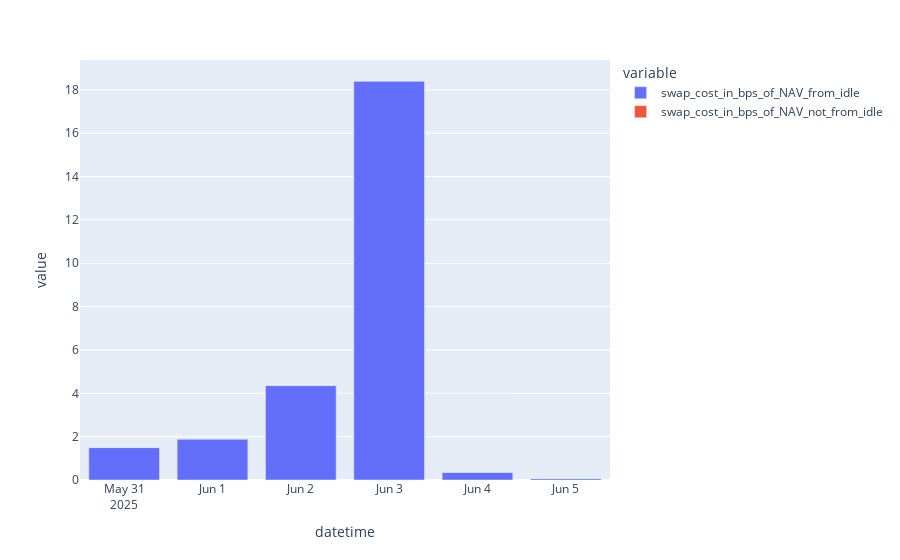

Source (notebook cell):
### Code cell
px.bar(
    rebalance_df.resample("1d").sum()[["swap_cost_in_bps_of_NAV_from_idle", "swap_cost_in_bps_of_NAV_not_from_idle"]]
)

### Figure 1 — Plotly figure (JSON) as saved in the notebook; plotly's stock layout.template omitted (floating-point values rounded to 4 significant figures)
{"data": [{"alignmentgroup": "True", "hovertemplate": "variable=swap_cost_in_bps_of_NAV_from_idle<br>datetime=%{x}<br>value=%{y}<extra></extra>", "legendgroup": "swap_cost_in_bps_of_NAV_from_idle", "marker": {"color": "#636efa", "pattern": {"shape": ""}}, "name": "swap_cost_in_bps_of_NAV_from_idle", "offsetgroup": "swap_cost_in_bps_of_NAV_from_idle", "orientation": "v", "showlegend": true, "textposition": "auto", "type": "bar", "x": ["2025-05-31T00:00:00+00:00", "2025-06-01T00:00:00+00:00", "2025-06-02T00:00:00+00:00", "2025-06-03T00:00:00+00:00", "2025-06-04T00:00:00+00:00", "2025-06-05T00:00:00+00:00"], "xaxis": "x", "y": [1.497, 1.893, 4.357, 18.41, 0.3548, 0.0679], "yaxis": "y"}, {"alignmentgroup": "True", "hovertemplate": "variable=swap_cost_in_bps_of_NAV_not_from_idle<br>datetime=%{x}<br>value=%{y}<extra></extra>", "legendgroup": "swap_cost_in_bps_of_NAV_not_from_idle", "marker": {"color": "#EF553B", "pattern": {"shape": ""}}, "name": "swap_cost_in_bps_of_NAV_not_from_idle", "offsetgroup": "swap_cost_in_bps_of_NAV_not_from_idle", "orientation": "v", "showlegend": true, "textposition": "auto", "type": "bar", "x": ["2025-05-31T00:00:00+00:00", "2025-06-01T00:00:00+00:00", "2025-06-02T00:00:00+00:00", "2025-06-03T00:00:00+00:00", "2025-06-04T00:00:00+00:00", "2025-06-05T00:00:00+00:00"], "xaxis": "x", "y": [0, 0, 0, 0, 0, 0], "yaxis": "y"}], "layout": {"barmode": "relative", "legend": {"title": {"text": "variable"}, "tracegroupgap": 0}, "margin": {"t": 60}, "xaxis": {"anchor": "y", "domain": [0, 1], "title": {"text": "datetime"}}, "yaxis": {"anchor": "x", "domain": [0, 1], "title": {"text": "value"}}}}
